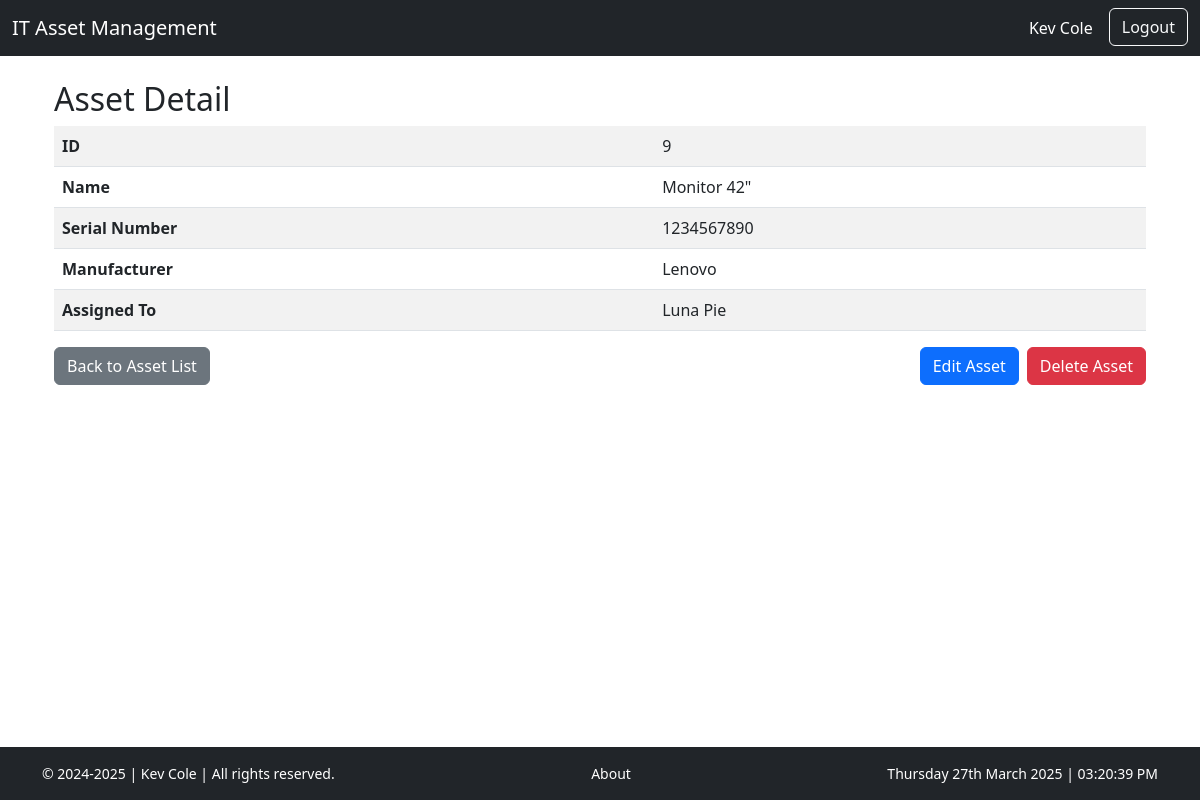
The app's page /assets/9/ (signed in) with its own data.
### it_asset/models.py (models this page shows, shortened)
class ITAsset(models.Model):
    name = models.CharField(max_length=100)
    serial_number = models.CharField(max_length=100)
    manufacturer = models.ForeignKey(Manufacturer, on_delete=models.CASCADE)
    assigned_to = models.ForeignKey(Employee, on_delete=models.CASCADE, blank=True, null=True)

class Manufacturer(models.Model):
    name = models.CharField(max_length=100)
    website = models.URLField(max_length=200, blank=True, null=True)  # New field for website

class Employee(models.Model):
    user = models.OneToOneField(User, on_delete=models.CASCADE)
    phone_number = models.CharField(max_length=15, default='N/A')
    address = models.CharField(max_length=255, default='N/A')
    position = models.CharField(max_length=100, blank=True, null=True)
    department = models.CharField(max_length=100, blank=True, null=True)
    hire_date = models.DateField(blank=True, null=True)
    def get_full_name(self):
        return f"{self.user.first_name} {self.user.last_name}"

### it_asset/views.py (the view)
# urls.py: path('<int:id>/', views.asset_detail, name='asset_detail'),
@login_required
def asset_detail(request, id):
    asset = get_object_or_404(ITAsset, id=id)
    return render(request, 'assets/asset_detail.html', {'asset': asset})

### it_asset/templates/assets/asset_detail.html (shortened to what this page needs)
{% extends "base.html" %}
{% block content %}
<div class="container mt-4">
    <h2>Asset Detail</h2>
    <table class="table table-striped table-hover">
        <tr>
            <th>ID</th>
            <td>{{ asset.id }}</td>
        </tr>
        <tr>
            <th>Name</th>
            <td>{{ asset.name }}</td>
        </tr>
        <tr>
            <th>Serial Number</th>
            <td>{{ asset.serial_number }}</td>
        </tr>
        <tr>
            <th>Manufacturer</th>
            <td>{{ asset.manufacturer.name }}</td>
        </tr>
        <tr>
            <th>Assigned To</th>
            <td>{{ asset.assigned_to.get_full_name }}</td>
        </tr>
    </table>
    <div class="d-flex justify-content-between">
        <a href="{% url 'asset_list' %}" class="btn btn-secondary">Back to Asset List</a>
        <div class="d-flex gap-2">
            <a href="{% url 'asset_update' asset.id %}" class="btn btn-primary">Edit Asset</a>
            <button class="btn btn-danger" data-bs-toggle="modal" data-bs-target="#deleteAssetModal">Delete Asset</button>
        </div>
    </div>
</div>
{% endblock %}

### it_asset/templates/base.html (shortened to what this page needs)
<!DOCTYPE html>
<html lang="en">
<head>
    <link href="https://cdn.jsdelivr.net/npm/bootstrap@5.3.0-alpha1/dist/css/bootstrap.min.css" rel="stylesheet">
    <link href="https://cdn.jsdelivr.net/npm/bootstrap@5.3.0-alpha1/dist/css/bootstrap.min.css" rel="stylesheet">
</head>
<body>
    <nav class="navbar navbar-expand-lg navbar-dark bg-dark">
        <div class="container-fluid">
            <a class="navbar-brand" href="/">IT Asset Management</a>
            <div class="collapse navbar-collapse" id="navbarNav">
                <ul class="navbar-nav ms-auto">
                    {% if user.is_authenticated %}
                        <li class="nav-item">
                            <a class="nav-link text-white me-2" href="{% url 'user_profile' %}">
                                {{ user.get_full_name|default:user.username }}
                            </a>
                        </li>
                        <li class="nav-item">
                            <a class="btn btn-outline-light" href="{% url 'logout' %}">Logout</a>
                        </li>
                    {% else %}
                        <li class="nav-item">
                            <a class="btn btn-outline-light" href="{% url 'login' %}">Login</a>
                        </li>
                    {% endif %}
                </ul>
            </div>
        </div>
    </nav>
    <div class="container">
        {% block content %}{% endblock %}
    </div>
    <footer class="bg-dark text-white text-center py-3 fixed-bottom">
        <div class="container d-flex justify-content-between small">
            <span>&copy; 2024-2025 | Kev Cole | All rights reserved.</span>
            <span>
                <a href="{% url 'about' %}" class="text-white text-decoration-none">About</a>
            </span>
            <span id="liveDateTime"></span>
        </div>
    </footer>
</body>
</html>

### it_asset/templates/base.html (style rules this page uses)
body { background-color: #f8f9fa; }
.navbar { margin-bottom: 20px; }

### records on screen
ITAsset: id "9", name "Monitor 42\"", serial_number "1234567890", manufacturer.name "Lenovo", assigned_to.get_full_name "Luna Pie"

### other values on screen
{{ user.get_full_name|default:user.username }} "Kev Cole"
